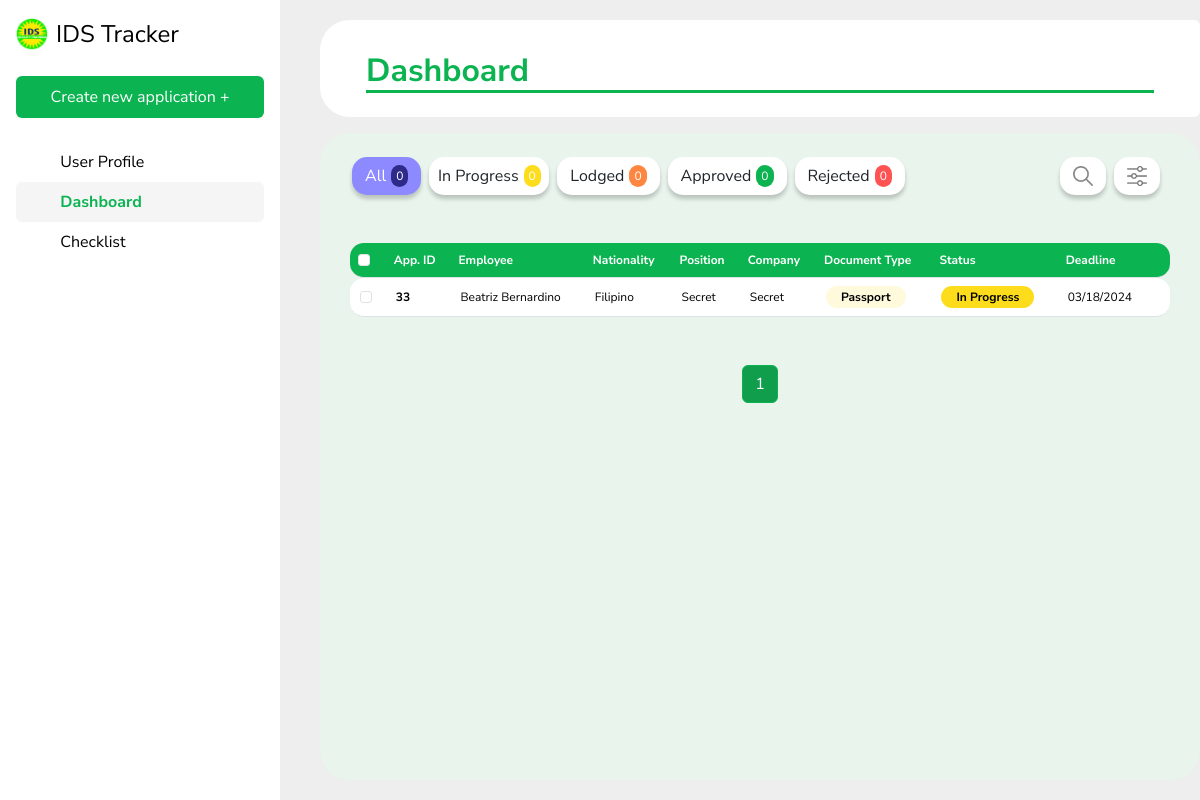
The app's page /, older data.
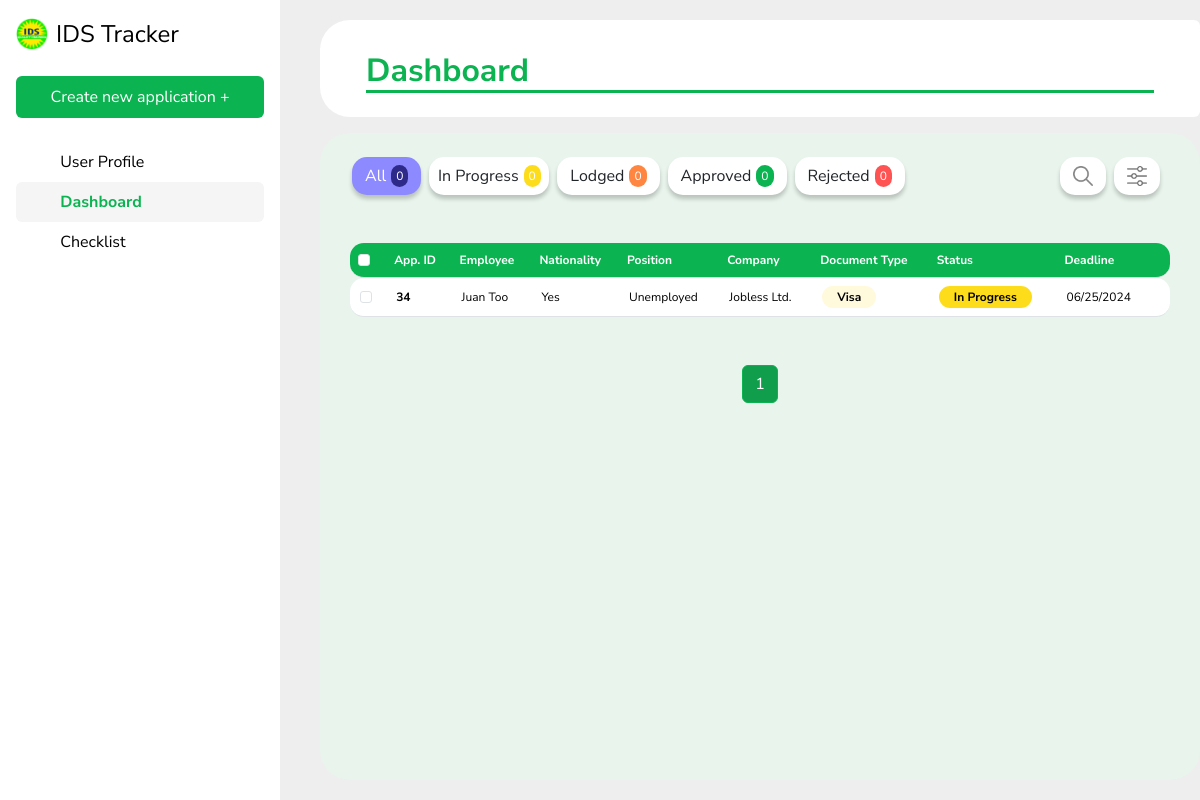
The same page, newer data.
### IDSapp/models.py (models this page shows, shortened)
class Application(models.Model):
    application_types = [
        ('Renewal', 'Renewal'),
        ('Application', 'Application')
    ]
    document_types = [
        ('Visa', 'Visa'),
        ('Passport', 'Passport'),
        ('Work Permit', 'Work Permit')
    ]
    statuses = [
        ('In Progress', 'In Progress'),
        ('Lodged', 'Lodged'),
        ('Rejected', 'Rejected'),
        ('Approved', 'Approved'),
        ('Archived', 'Archived')
    ]
    conditions = [
        ('Active', 'Active'),
        ('Archived', 'Archived')
    ]
    firstName = models.CharField(max_length = 50)
    lastName = models.CharField(max_length = 50)
    nationality = models.CharField(max_length = 50)
    companyPos = models.CharField(max_length = 50)
    passportNo = models.CharField(max_length = 15)
    expirationDate = models.DateField(blank=True, null=True)
    deadline = models.DateField(blank=True, null=True)
    status = models.CharField(max_length = 20, choices = statuses)
    applicationType = models.CharField(max_length = 20, choices = application_types)
    documentType = models.CharField(max_length = 20, choices = document_types)
    businessUnit = models.CharField(max_length = 50)
    condition = models.CharField(max_length = 20, choices = conditions)
    comment = models.TextField(blank=True, null=True)
    priority = models.IntegerField(default=0)
    objects = models.Manager()
    def getFirstName(self):
        return self.firstName
    def getLastName(self):
        return self.lastName
    def getNationality(self):
        return self.nationality
    def getCompanyPos(self):
        return self.companyPos
    def getDeadline(self):
        return self.deadline.strftime('%m/%d/%Y') if self.deadline else None
    def getStatus(self):
        return self.status
    def getDocumentType(self):
        return self.documentType
    def getBusinessUnit(self):
        return self.businessUnit

### IDSapp/views.py (the view)
# urls.py: path('', views.view_dashboard, name = 'view_dashboard'),
def view_dashboard(request):
    application_list = Application.objects.all().order_by('-priority', 'deadline')
    paginator = Paginator(application_list, 10)  # Show 20 applications per page.
    page_number = request.GET.get('page')
    applications = paginator.get_page(page_number)
    return render(request, 'dashboard.html', {'applications': applications})

### IDSapp/templates/dashboard.html (shortened to what this page needs)
{% extends 'base.html' %}
{% load static %}
{% block content %}
<div style="padding-top: 20px; margin-left: 40px;">
    <div class="card" style="border: none; border-bottom-left-radius: 30px; border-top-left-radius: 30px;">
        <div class="card-body">
            <h2 class="card-title mt-3" style="margin-left: 30px; margin-right: 30px; color: #0BB351; font-weight: bold; border-bottom: 3px solid #0BB351;">Dashboard</h2>
        </div>
    </div>
    <div id="dynamicCard" class="card mt-3" style="border: none; background: #e8f4ec; border-radius: 30px;">
        <div class="row mt-4" style="margin-left: 20px; margin-right: 20px;">
            <div class="col-6 d-flex justify-content-start">
                <a class="btn d-flex align-items-center justify-content-center me-2" style="border-radius: 15px; background: #8D8AFF; color: #ffffff; box-shadow: 0px 4px 4px 0px rgba(0, 0, 0, 0.20);">
                    <span style="margin-right: 5px;">All</span>
                    <p style="margin: 0; border-radius: 10px; background: #2D2A89; font-size: 12px; padding: 2px 5px;">0</p>
                </a>
                <a class="btn d-flex align-items-center justify-content-center me-2" style="min-width: 120px; border-radius: 15px; background: #ffffff; box-shadow: 0px 4px 4px 0px rgba(0, 0, 0, 0.20); padding: 5px 10px;">
                    <span style="margin-right: 5px; white-space: nowrap;">In Progress</span>
                    <p style="margin: 0; border-radius: 10px; background: #FDDD1B; color: #ffffff; font-size: 12px; padding: 2px 5px;">0</p>
                </a>
                <a class="btn d-flex align-items-center justify-content-center me-2" style="border-radius: 15px; background: #ffffff; box-shadow: 0px 4px 4px 0px rgba(0, 0, 0, 0.20);">
                    <span style="margin-right: 5px;">Lodged</span>
                    <p style="margin: 0; border-radius: 10px; background: #FF8640; color: #ffffff; font-size: 12px; padding: 2px 5px;">0</p>
                </a>
                <a class="btn d-flex align-items-center justify-content-center me-2" style="border-radius: 15px; background: #ffffff; box-shadow: 0px 4px 4px 0px rgba(0, 0, 0, 0.20);">
                    <span style="margin-right: 5px;">Approved</span>
                    <p style="margin: 0; border-radius: 10px; background: #0BB351; color: #ffffff; font-size: 12px; padding: 2px 5px;">0</p>
                </a>
                <a class="btn d-flex align-items-center justify-content-center me-2" style="border-radius: 15px; background: #ffffff; box-shadow: 0px 4px 4px 0px rgba(0, 0, 0, 0.20);">
                    <span style="margin-right: 5px;">Rejected</span>
                    <p style="margin: 0; border-radius: 10px; background: #FF5252; color: #ffffff; font-size: 12px; padding: 2px 5px;">0</p>
                </a>
            </div>
            <div class="col-6 d-flex justify-content-end">
                <a class="btn d-flex align-items-center justify-content-center me-2" style="border-radius: 15px; background: #ffffff; box-shadow: 0px 4px 4px 0px rgba(0, 0, 0, 0.20);">
                    <img src="{% static 'search.png' %}" width="20" height="20" alt="IDS Logo">
                </a>
                <a class="btn d-flex align-items-center justify-content-center me-2" style="border-radius: 15px; background: #ffffff; box-shadow: 0px 4px 4px 0px rgba(0, 0, 0, 0.20);">
                    <img src="{% static 'sort.png' %}" width="20" height="20" alt="IDS Logo">
                </a>
            </div>
        </div>
        <div style="margin-left: 30px; margin-right: 30px;">
            <table class="table table-hover mt-5 mb-5" style="font-size: 12px;">
                <thead style="border-radius: 14px;">
                    <th scope="col" style="background-color: #0BB351; color: #ffffff;"><input class="form-check-input" type="checkbox" id="selectAll"></th>
                    <th scope="col" style="background-color: #0BB351; color: #ffffff;"> App. ID </th>
                    <th scope="col" style="background-color: #0BB351; color: #ffffff;"> Employee </th>
                    <th scope="col" style="background-color: #0BB351; color: #ffffff;"> Nationality </th>
                    <th scope="col" style="background-color: #0BB351; color: #ffffff;"> Position </th>
                    <th scope="col" style="background-color: #0BB351; color: #ffffff;"> Company </th>
                    <th scope="col" style="background-color: #0BB351; color: #ffffff;"> Document Type </th>
                    <th scope="col" style="background-color: #0BB351; color: #ffffff;"> Status </th>
                    <th scope="col" style="background-color: #0BB351; color: #ffffff;"> Deadline </th>
                    <th scope="col" style="background-color: #0BB351; color: #ffffff;" id="binIconColumn">
                    </th>
                </thead>
                <tbody>
                    {% for a in applications %}
                    <tr class="table-row">
                        <td><a href="{% url 'view_application' pk=a.pk %}" class="row-link"><input type="checkbox" class="row-checkbox form-check-input" value="{{ a.pk }}"></a></td>
                        <td><a href="{% url 'view_application' pk=a.pk %}" class="row-link"><span style="font-weight: bold;">{{ a.pk }}</span></a></td>
                        <td><a href="{% url 'view_application' pk=a.pk %}" class="row-link">{{ a.getFirstName }} {{ a.getLastName }}</a></td>
                        <td><a href="{% url 'view_application' pk=a.pk %}" class="row-link"> {{ a.getNationality }} </a></td>
                        <td><a href="{% url 'view_application' pk=a.pk %}" class="row-link"> {{ a.getCompanyPos }} </a></td>
                        <td><a href="{% url 'view_application' pk=a.pk %}" class="row-link"> {{ a.getBusinessUnit }} </a></td>
                        <td><a href="{% url 'view_application' pk=a.pk %}" class="row-link"><span style="border-radius: 14px; background: #FFFADC; font-weight: bold; padding-left: 15px; padding-right: 15px; padding-top: 3px; padding-bottom: 3px;">{{ a.getDocumentType }}</span></a></td>
                        <td> <a href="{% url 'view_application' pk=a.pk %}" class="row-link">
                            <span class="status-label
                                {% if a.getStatus == 'In Progress' %}status-in-progress
                                {% elif a.getStatus == 'Lodged' %}status-lodged
                                {% elif a.getStatus == 'Approved' %}status-approved
                                {% elif a.getStatus == 'Rejected' %}status-rejected
                                {% endif %}
                            ">
                                {{ a.getStatus }}
                            </span>
                        </td></a>
                        <td><a href="{% url 'view_application' pk=a.pk %}" class="row-link"> {{ a.getDeadline }} </a></td>
                        <td>  </td>
                    </tr>
                    {% endfor %}
                </tbody>
            </table>
        </div>
        <div>
            <nav aria-label="Page navigation example">
                <ul class="pagination justify-content-center">
                    {% for num in applications.paginator.page_range %}
                        {% if applications.number == num %}
                            <li class="page-item active"><a class="page-link" href="?page={{ num }}">{{ num }}</a></li>
                        {% elif num > applications.number|add:'-3' and num < applications.number|add:'3' %}
                            <li class="page-item"><a class="page-link" href="?page={{ num }}">{{ num }}</a></li>
                        {% endif %}
                    {% endfor %}
                </ul>
            </nav>
        </div>
    </div>
</div>
{% endblock %}

### IDSapp/templates/base.html (shortened to what this page needs)
{% load static %}
<!DOCTYPE html>
<html lang="en">
    <head>
        <link href="https://cdn.jsdelivr.net/npm/bootstrap@5.3.2/dist/css/bootstrap.min.css" rel="stylesheet">
    </head>
    <body>
        <div class="d-flex flex-column flex-shrink-0 p-3 text-black bg-white vh-100 position-fixed" style="width: 280px;">
            <a class="d-flex align-items-center mb-3 mb-md-0 me-md-auto text-black text-decoration-none pb-4">
                <img src="{% static 'idslogo.png' %}" width="32" height="32" class="me-2" alt="IDS Logo">
                <span class="fs-4">IDS Tracker</span>
            </a>
            <a href="{% url 'create_application' %}" class="text-decoration-none btn pt-2 pb-2 mb-4" style="background-color: #0BB351; color: #ffffff";>Create new application +</a>
            <ul class="nav nav-pills flex-column mb-auto">
                <li>
                    <a href="{% url 'edit_account' %}" class="nav-link {% if request.resolver_match.url_name == 'edit_account' %}active{% endif %}">
                    <svg class="bi me-2" width="16" height="16"><use xlink:href="#table"></use></svg>
                    User Profile
                    </a>
                </li>
                <li>
                    <a href="{% url 'view_dashboard' %}" class="nav-link {% if request.resolver_match.url_name == 'view_dashboard' %}active{% endif %}">
                    <svg class="bi me-2" width="16" height="16"><use xlink:href="#speedometer2"></use></svg>
                    Dashboard
                    </a>
                </li>
                <li>
                    <a href="{% url 'view_checklist' %}" class="nav-link {% if request.resolver_match.url_name == 'view_checklist' %}active{% endif %}">
                    <svg class="bi me-2" width="16" height="16"><use xlink:href="#table"></use></svg>
                    Checklist
                    </a>
                </li>
            </ul>
        </div>
        <div class="main-content" style="margin-left: 280px;">
            {% block content %}
            {% endblock %}
        </div>
    </body>
</html>

### IDSapp/templates/base.html (style rules this page uses)
.nav-link.active { background-color: #F5F5F5 !important; color: #0BB351 !important; font-weight: bold; }
.nav-link { color: #000000 !important; }
body { background-color: #EEE; font-family: 'Nunito Sans', sans-serif; }

### IDSapp/templates/dashboard.html (style rules this page uses)
.table thead th:first-child { border-top-left-radius: 14px; border-bottom-left-radius: 14px; }
.table thead th:last-child { border-top-right-radius: 14px; border-bottom-right-radius: 14px; }
.table-row td:first-child { border-top-left-radius: 14px; border-bottom-left-radius: 14px; }
.table-row td:last-child { border-top-right-radius: 14px; border-bottom-right-radius: 14px; }
.table { border-spacing: 0; border-collapse: separate; }
.status-label { border-radius: 14px; font-weight: bold; padding: 3px 15px; }
.status-in-progress { background-color: #FDDD1B; color: #000000; }
.status-label { border-radius: 14px; font-weight: bold; padding: 3px 15px; white-space: nowrap; }
td { padding: 8px; }
.row-link { display: block; width: 100%; height: 100%; color: inherit; text-decoration: none; padding: 2px; }
.page-item.active .page-link { background-color: #109E4C; border-color: #0BB351; color: white; }
.page-item .page-link { color: #0BB351; }

Row changes from the older to the newer data that the page shows:
removed Application: pk "33", getFirstName "Beatriz", getLastName "Bernardino", getNationality "Filipino", getCompanyPos "Secret", getBusinessUnit "Secret", getDocumentType "Passport", getStatus "In Progress", getDeadline "03/18/2024"
added Application: pk "34", getFirstName "Juan", getLastName "Too", getNationality "Yes", getCompanyPos "Unemployed", getBusinessUnit "Jobless Ltd.", getDocumentType "Visa", getStatus "In Progress", getDeadline "06/25/2024"
